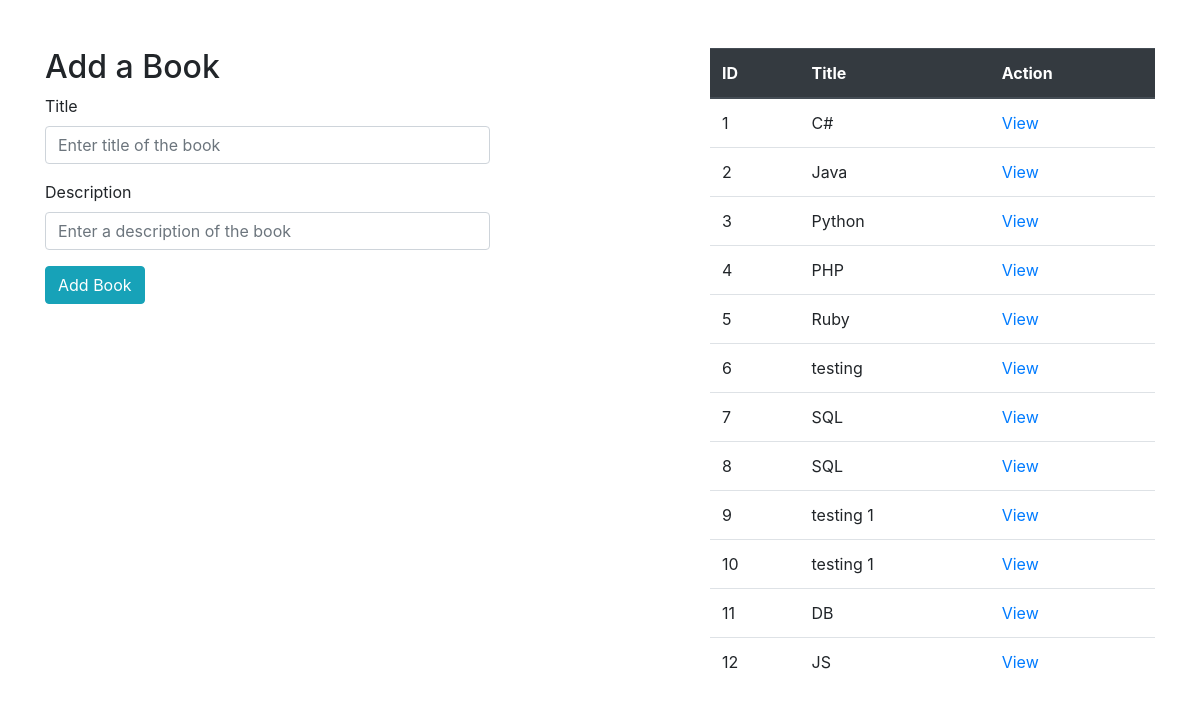
The page / on the database its author committed.
### books_authors_app/models.py (models this page shows)
class Book(models.Model):
    title = models.CharField(max_length=255)
    description = models.TextField()
    created_at = models.DateTimeField(auto_now_add=True)
    updated_at = models.DateTimeField(auto_now=True)

### books_authors_app/views.py (the view)
# urls.py: path('',views.index),
def index(request):
    context = {
        'books': models.get_all_books(),
    }
    return render (request, "index.html", context)

### books_authors_app/models.py (called while the page is built)
def get_all_books():
    return Book.objects.all()

### books_authors_app/templates/index.html (shortened to what this page needs)
<!DOCTYPE html>
<html lang="en">
<head>
    {% load static %}
    <link rel="stylesheet" href="{% static 'css/style.css' %}">
    <link href="https://stackpath.bootstrapcdn.com/bootstrap/4.5.2/css/bootstrap.min.css" rel="stylesheet">
</head>
<body>
    <div class="container">
        <div class="row mt-5">
            <div class="col-md-5">
                <h2>Add a Book</h2>
                <form action="/add_book" method="post" class="needs-validation" novalidate>
                    <div class="form-group">
                        <label for="book_title">Title</label>
                        <input type="text" class="form-control" id="book_title" name="book_title"
                            placeholder="Enter title of the book" required>
                    </div>
                    <div class="form-group">
                        <label for="book_desc">Description</label>
                        <input type="text" class="form-control" id="book_desc" name="book_desc"
                            placeholder="Enter a description of the book" required>
                    </div>
                    <button type="submit" class="btn btn-info">Add Book</button>
                </form>
            </div>
            <div class="col-md-2"></div>
            <div class="col-md-5">
                <table class="table table-hover">
                    <thead class="thead-dark">
                        <tr>
                            <th>ID</th>
                            <th>Title</th>
                            <th>Action</th>
                        </tr>
                    </thead>
                    <tbody>
                        {% for book in books %}
                        <tr>
                            <td>{{ book.id }}</td>
                            <td>{{ book.title }}</td>
                            <td><a href="/books/{{ book.id }}">View</a></td>
                        </tr>
                        {% endfor %}
                    </tbody>
                </table>
            </div>
        </div>
    </div>
</body>
</html>

### rows shown on the page
Book: id "1", title "C#"
Book: id "2", title "Java"
Book: id "3", title "Python"
Book: id "4", title "PHP"
Book: id "5", title "Ruby"
Book: id "6", title "testing"
Book: id "7", title "SQL"
Book: id "8", title "SQL"
Book: id "9", title "testing 1"
Book: id "10", title "testing 1"
Book: id "11", title "DB"
Book: id "12", title "JS"
